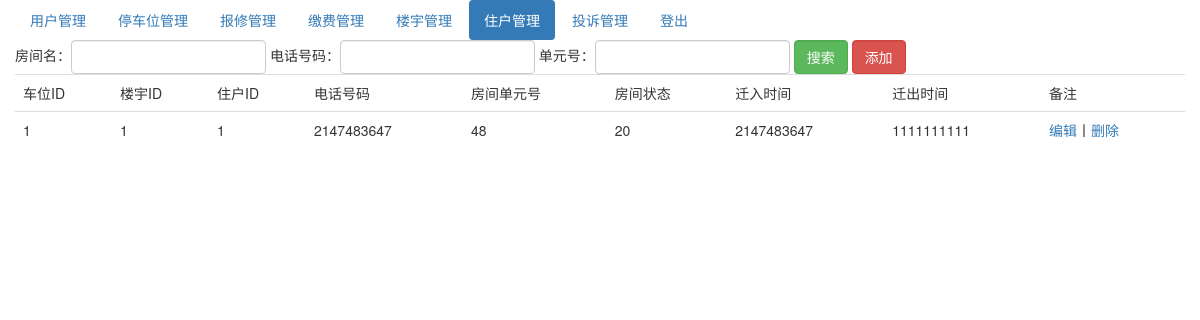
/index.php/house_admin, run on an earlier commit of the app's database.
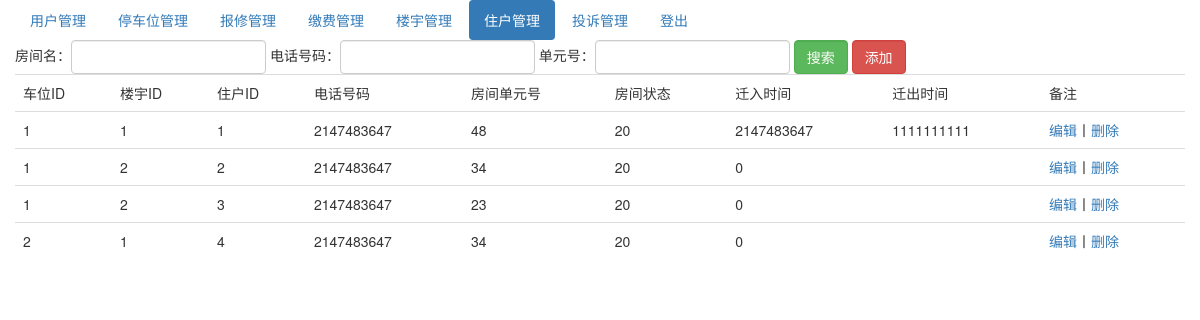
And on a later commit of the database.
### tables this page shows
CREATE TABLE IF NOT EXISTS `house` (
  `house_id` int(10) NOT NULL AUTO_INCREMENT,
  `carport_id` int(10) NOT NULL,
  `building_id` int(10) NOT NULL,
  `house_name` varchar(255) NOT NULL,
  `telephone` int(50) NOT NULL,
  `unit_num` int(10) NOT NULL COMMENT '房间单元号',
  `status` tinyint(4) NOT NULL COMMENT '房间状态 10未使用 20使用中',
  `move_in_time` int(10) DEFAULT NULL,
  `move_out_time` int(10) DEFAULT NULL,
  `remark` int(255) DEFAULT NULL,
  PRIMARY KEY (`house_id`)
);

### application/controllers/House_admin.php (called while the page is built, shortened)
<?php
class House_admin extends CI_Controller{
    public function __construct()
    {
        $this->load->helper('url_helper');
    }
    public function index(){
        $this->load->model('house_model');
        $condition=array();
        $house_list=$this->house_model->getHouseList($condition);
        $data=array();
        $data['house_list']=$house_list;
        $this->load->view('templates/header_admin',$data);
        $this->load->view('house_index_admin',$data);
    }
}

### index.php (called while the page is built, shortened)
<?php
require_once BASEPATH.'core/CodeIgniter.php';

### application/models/House_model.php (called while the page is built, shortened)
<?php
class House_model extends CI_Model{
    public function getHouseList($condition=array())
    {
        $query=$this->db->get_where('house',$condition);
        return $query->result_array();
    }
}
?>

### application/views/house_index_admin.php (the view, shortened to what this page needs)
<div class="container">
    <div class="row">
        <ul class="nav nav-pills">
            <li role="presentation"><a href="/index.php/member_admin/index">用户管理</a></li>
            <li role="presentation"><a href="/index.php/carport_admin/index">停车位管理</a></li>
            <li role="presentation"><a href="/index.php/repair_admin/index">报修管理</a></li>
            <li role="presentation"><a href="/index.php/charge_admin/index">缴费管理</a></li>
            <li role="presentation"><a href="/index.php/building_admin/index">楼宇管理</a></li>
            <li role="presentation" class="active"><a href="/index.php/house_admin/index">住户管理</a></li>
            <li role="presentation"><a href="/index.php/complain_admin/index">投诉管理</a></li>
            <li role="presentation"><a href="/index.php/Welcome/logout">登出</a></li>
        </ul>
    </div>
    <div class="row">
        <form method="get" class="form-inline" action="/index.php/house_admin/index">
            <div class="form-group">房间名：<input type="text" class="form-control" name="house_name"></div>
            <div class="form-group">电话号码：<input type="text" class="form-control" name="telephone"></div>
            <div class="form-group">单元号：<input type="text" class="form-control" name="unit_num"></div>
            <div class="form-group"><input type="submit" class="form-control btn-success" value="搜索"></div>
            <div class="form-group"><a class="form-control btn-danger" href="/index.php/house_admin/add">添加</a></div>
        </form>
    </div>
    <div class="row">
        <table class="table">
            <tr>
                <td>车位ID</td>
                <td>楼宇ID</td>
                <td>住户ID</td>
                <td>电话号码</td>
                <td>房间单元号</td>
                <td>房间状态</td>
                <td>迁入时间</td>
                <td>迁出时间</td>
                <td>备注</td>
            </tr>
            <?php foreach($house_list as $value){ ?>
                <tr>
                    <td><?php echo $value['carport_id']; ?></td>
                    <td><?php echo $value['building_id']; ?></td>
                    <td><?php echo $value['house_id']; ?></td>
                    <td><?php echo $value['telephone']; ?></td>
                    <td><?php echo $value['unit_num']; ?></td>
                    <td><?php echo $value['status']; ?></td>
                    <td><?php echo $value['move_in_time']; ?></td>
                    <td><?php echo $value['move_out_time']; ?></td>
                    <td><a href="/index.php/house_admin/showEdit?house_id=<?php echo $value['house_id']; ?>">编辑</a>丨<a href="/index.php/house_admin/delete?house_id=<?php echo $value['house_id']; ?>">删除</a></td>
                </tr>
            <?php } ?>
        </table>
    </div>
</div>

### application/views/templates/header_admin.php (shortened to what this page needs)
<!DOCTYPE html>
<html lang="zh-CN">
<head>
    <link href="<?php echo base_url(); ?>/bootstrap/css/bootstrap.min.css" rel="stylesheet">
</head>
<body>

What changed in the data, as far as the page shows it:
added house: carport "1", building "2", house_id "2", telephone "2147483647", unit_num "34", status "20", move_in_time "0"
added house: carport "1", building "2", house_id "3", telephone "2147483647", unit_num "23", status "20", move_in_time "0"
added house: carport "2", building "1", house_id "4", telephone "2147483647", unit_num "34", status "20", move_in_time "0"
